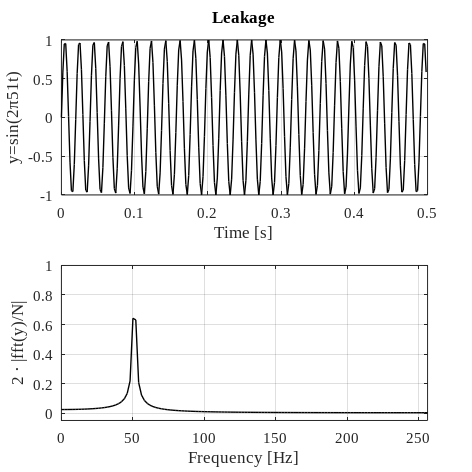

Reproduce this figure in MATLAB.
% c_Leakage_Ex1         Leakage example
%
% This example illustrates leakage in the DFT. 

% This example is similar to the results in Figure 9.5 in Brandt.

% This file is part of the examples for the ABRAVIBE Toolbox for NVA which 
% is an accompanying toolbox for the book
% Brandt, Anders: "Noise and Vibration Analysis: Signal Analysis and
% Experimental Procedures," Wiley 2011. ISBN: 13-978-0-470-74644-8.
% Copyright 2011, Anders Brandt.

clear
clc
close all

% Some settings to easily change plot appearance
%--------------------------------------------------
FontSize=11;
FontName='Times New Roman';
LineWidth=1;
LineType={'-k','--k','-.k',':k'};

%--------------------------------------------------
% Essentially same as Figure 9.5:
t=(0:1/512:.5-1/512)';
y=sin(2*pi*51*t);
Y=2*abs(fft(y))/256;
Y=Y(1:129);
f=(0:2:256)';
hf=figure;
set(gcf, 'PaperPositionMode', 'manual');
set(gcf, 'PaperUnits', 'centimeters');
set(gcf, 'PaperPosition', [0 0 12 12]);
set(gcf, 'PaperSize', [12 12])
subplot(2,1,1)
plot(t,y,LineType{1},'LineWidth',LineWidth);
xlabel('Time [s]','FontName',FontName,'FontSize',FontSize)
ylabel('y=sin(2\pi51t)','FontName',FontName,'FontSize',FontSize)
grid
title('Leakage')
set(gca,'FontName',FontName,'FontSize',FontSize)
subplot(2,1,2)
plot(f,Y,LineType{1},'LineWidth',LineWidth);
xlabel('Frequency [Hz]','FontName',FontName,'FontSize',FontSize)
ylabel('2 \cdot |fft(y)/N|','FontName',FontName,'FontSize',FontSize)
grid
axis([0 256 -.05 1])
set(gca,'FontName',FontName,'FontSize',FontSize)
